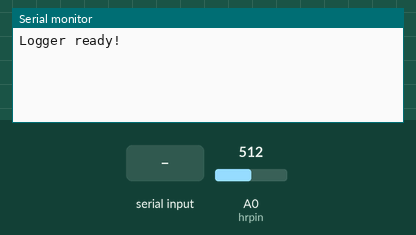
This sketch was run on a simulated Arduino Uno, built with avr-gcc and run on an emulated ATmega328P. On the bench: the last lines printed to the serial monitor. The inputs (shaded band) are chosen by the test bench; at power-on: A0 (hrpin) = 512.

Above: at 0.9 s.
1.0 s: "90,45\n" received over Serial
At 2.5 s:
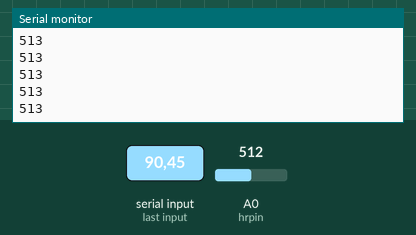
3.5 s: A0 (hrpin) set to 716
At 4.2 s:
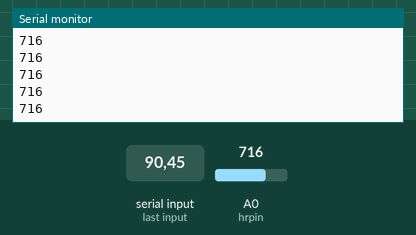
5.0 s: A0 (hrpin) set to 900
At 5.8 s:
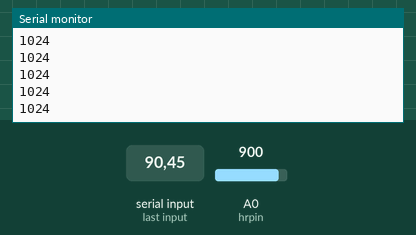
Timing chart, 0 to 8.0 s (numbered marks = the images above; inputs shaded):
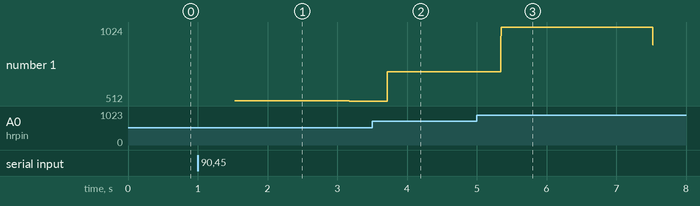

The sketch:

SimpleLogger_Scaling_AVR_USB.ino
```cpp
// (licence header left out)
// -------------------- User Settable Variables --------------------
int8_t hrpin = 0; //Whatever analog pin the sensor is hooked up to
int8_t scale_data = 1; /*Uses dynamic scaling of data when set to 1, not if set to 0 \
                       sampling speed over 1500Hz not recommended when scaling data
                       on 8-bit AVR (e.g. Arduino)*/
int8_t mode = 1; /*Speed mode. \
              0 means the "sample_rate" speed will be used \
              1 means custom. Custom sampling rate is set through Serial after connect.\
              See documentation for details.  */
int16_t sample_rate = 1000; /*should be 4Hz or more, over 2KHz on AVR not recommended.
                           When using adaptive scaling: over 1.5KHz not recommended on AVR.
                           Higher speeds attainable on 32-bit chipsets.
                           Please see documentation for suggested limits and theoretical limits*/

// -------------------- End User Settable Variables --------------------
//Don't change values from here on unless you know what you're doing
long scalingFactor;
long timerValue;
long t1;
long t_end;

// -------------------- Data Struct Definition--------------------
struct dataBuffers
{
  //initialise two buffers of 50 each
  int16_t hrdata0[50] = {0};
  int16_t hrdata1[50] = {0};
  int16_t bufferPointer = 0; //buffer index to write values to
  int16_t bufferMarker = 0; //0 for buffer 0, 1 for buffer 1
  int16_t buffer0State = 0; //0 if clean, 1 if dirty
  int16_t buffer1State = 0;
};

struct workingDataContainer
{
  long curVal = 0;
  int16_t rangeLow = 0;
  int16_t rangeLowNext = 1024;
  int16_t rangeHigh = 1023;
  int16_t rangeHighNext = 1;
  int16_t rangeCounter = 0;
};

// -------------------- Data Struct Init --------------------
struct dataBuffers dataBuf;
struct workingDataContainer workingData;

// -------------------- Functions --------------------
void readSensors(struct dataBuffers &dataBuf)
{ //read the sensors, put in correct buffer
  workingData.curVal = analogRead(hrpin);

  if(scale_data)
  { //scale the data if requested
    establish_range(workingData);
    workingData.curVal = mapl(workingData.curVal, workingData.rangeLow, workingData.rangeHigh);
    if(workingData.curVal < 0) workingData.curVal = 0;
  }

  //put sensor value in correct buffer
  if (dataBuf.bufferMarker == 0)
  {
    dataBuf.hrdata0[dataBuf.bufferPointer] = workingData.curVal;
  } else
  {
    dataBuf.hrdata1[dataBuf.bufferPointer] = workingData.curVal;
  }
  dataBuf.bufferPointer++;
}

void establish_range(struct workingDataContainer &workingData)
{
  if(workingData.rangeCounter <= scalingFactor)
  {
    //update upcoming ranges
    if(workingData.rangeLowNext > workingData.curVal) workingData.rangeLowNext = workingData.curVal;
    if(workingData.rangeHighNext < workingData.curVal) workingData.rangeHighNext = workingData.curVal;
    workingData.rangeCounter++;
  } else {
    //set range, minimum range should be bigger than 50
    //otherwise set to default of (0, 1024)
    if((workingData.rangeHighNext - workingData.rangeLowNext) > 50)
    {
      //update range
      workingData.rangeLow = workingData.rangeLowNext;
      workingData.rangeHigh = workingData.rangeHighNext;
      workingData.rangeLowNext = 1024;
      workingData.rangeHighNext = 1;
    } else {
      //reset range to default
      workingData.rangeLow = 0;
      workingData.rangeHigh = 1024;
    }
    workingData.rangeCounter = 0;
  }
}

long mapl(long x, long in_min, long in_max)
{
  return (x - in_min) * 1023 / (in_max - in_min) + 1;
}

void getOCR(long fs)
{ // Calculate timer compare flag value
  timerValue = ((F_CPU / (64 * fs)) - 1);
  scalingFactor = 2 * fs;
  if(timerValue >= 65535 || timerValue < 1)
  {
    Serial.println("Error, timer value incorrect.");
    Serial.print("Sample rate should be faster than 4Hz. You requested: ");
    Serial.println(fs);
    Serial.println("Speeds above 2KHz are untested and not recommended");
    Serial.println("=================");
    Serial.println("connection closed. Restart Serial connection to reset logger");
    delay(100);
    exit(0);
  }
}

void setTimerInterrupts(int8_t mode)
{ // set timer compare value
  switch(mode)
  {
    case 0:
      getOCR(sample_rate);
      break;
    case 1:
      Serial.println("Logger ready!");
      while(Serial.available() == 0){}
      sample_rate = Serial.parseInt();
      Serial.flush();
      getOCR(sample_rate);
      break;
  };
  //set-up the interrupts on the 328p
  cli();
  TCCR1A = 0;
  TCCR1B = 0;
  TCNT1  = 0;
  TCCR1B |= (1 << WGM12);
  TCCR1B |= (1 << CS01) | (1 << CS00);
  TIMSK1 |= (1 << OCIE1A);
  OCR1A = timerValue;
  sei();
}


ISR(TIMER1_COMPA_vect)
{ //define interrupt service routine
  //t1 = micros();
  readSensors(dataBuf);
  //t_end = micros() - t1;
  //Serial.println(t_end);
}

// -------------------- Setup --------------------
void setup()
{
  //start serial
  Serial.begin(250000);
  setTimerInterrupts(mode);
}

// -------------------- Main Loop --------------------
void loop()
{
  if ((dataBuf.bufferPointer >=  49) && (dataBuf.bufferMarker == 0))
  { //time to switch buffer0 to buffer1
    if(dataBuf.buffer1State == 1)  //check if buffer1 is dirty before switching
    {
      Serial.println("buffer0 overflow"); //report error if dirty
      delay(20); //give the processor some time to finish serial print before halting
      exit(0); //halt processor
    } else
    { //if switching is possible
      dataBuf.buffer0State = 1; //mark buffer0 dirty
    }
    dataBuf.bufferMarker = 1; //set buffer flag to buffer1
    dataBuf.bufferPointer = 0; //reset datapoint bufferPointer
    for (int i = 0; i < 49; i++) { //transmit contents of buffer0
      Serial.println(dataBuf.hrdata0[i]);
    }
    dataBuf.buffer0State = 0; //release buffer0 after data tranmission, mark as clean
    //here follows same as above, except with reversed buffer order
  } else if ((dataBuf.bufferPointer >= 49) && (dataBuf.bufferMarker == 1))
  {
    if(dataBuf.buffer0State == 1)
    {
      Serial.println("buffer1 overflow");
      delay(20);
      exit(0);
    } else
    {
      dataBuf.buffer1State = 1;
    }
    dataBuf.bufferMarker = 0;
    dataBuf.bufferPointer = 0;
    for (int i = 0; i < 49; i++)
    {
      Serial.println(dataBuf.hrdata1[i]);
    }
    dataBuf.buffer1State = 0;
  }
}
```

Measured:
- after the input at 1.0 s, the serial monitor: prints a new line after 0.53 s (image 1)
- after the input at 3.5 s, the serial monitor: prints a new line after 0.22 s (image 2)
- after the input at 5.0 s, the serial monitor: prints a new line after 0.35 s (image 3)
- plotted number 1: 512 → 716 after the input at 3.5 s, 716 → 900 after the input at 5.0 s
